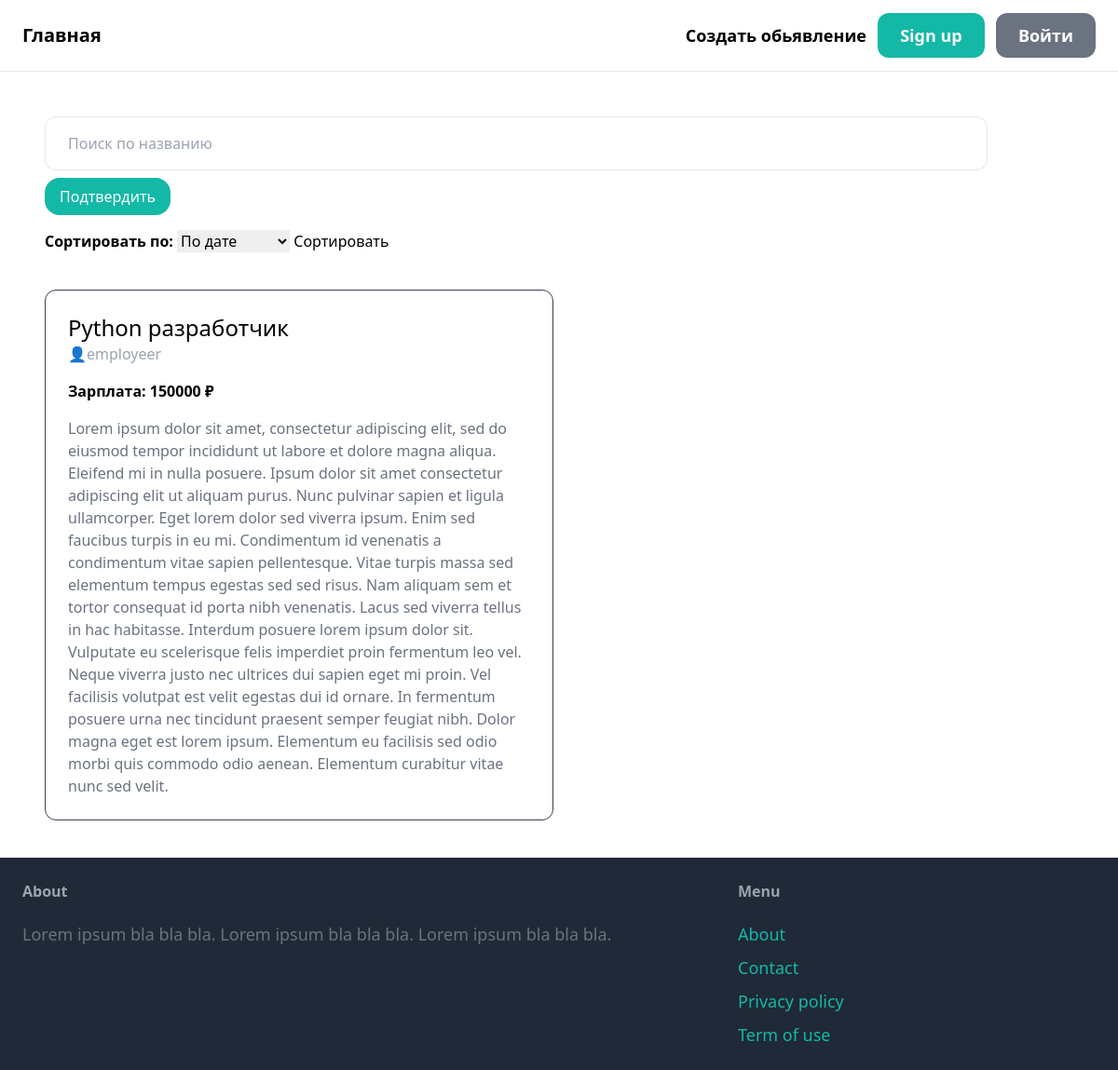
The page / on the database its author committed.
### main/models.py (models this page shows, shortened)
class Offer(models.Model):
    owner = models.ForeignKey(User, on_delete=models.CASCADE, verbose_name="Пользователь", related_name='offers')
    description = models.TextField(max_length=1000, verbose_name="Описание")
    job_title = models.CharField(max_length=50, verbose_name="Должность")
    is_active = models.BooleanField(default=True, null=False)
    is_employer = models.BooleanField(default=False, null=False)
    salary = models.IntegerField(verbose_name="Зарплата")
    date = models.DateTimeField(auto_now_add=True)
    class Meta:
        verbose_name = "Обьявление"
        verbose_name_plural = "Обьявления"

### main/views.py (the view)
# urls.py: urlpatterns = [path('', MainView.as_view(), name='main'),
class MainView(View):
    def get(self, request):
        offers = Offer.objects.filter(is_active=True)
        return render(request, 'main/main.html', {'offers': offers})

### templates/main/main.html (shortened to what this page needs)
{% extends "base.html" %}
{% block content %}
<div class="px-6 py-6">
    <form action="{% url 'search' %}" method="post">
        <input type="search" name="search" placeholder="Поиск по названию"
               class="w-11/12 py-4 px-6 rounded-xl border mb-2 text-gray-500">
        <button type="submit" class="py-2 px-4 rounded-2xl bg-teal-500 text-white hover:bg-teal-700">Подтвердить</button>
    </form>
    <form action="{% url 'sorting' %}" method="post">
        <label class="font-semibold mb-4 text-black-900">Сортировать по: </label>
        <select name="sorting">
            <option value="date">По дате</option>
        </select>
        <button type="submit">Сортировать</button>
    </form>
</div>
<div class="px-6 mb-4 grid grid-cols-2 gap-3">
    {% for offer in offers %}
    <div>
        <a href="{% url 'offer_detail' offer.id %}">
            <div class="border border-gray-700 p-6 bg-white rounded-xl hover:bg-teal-200">
                <h1 class="text-2xl">{{ offer.job_title }}</h1>
                <p class="text-gray-400 mb-4">👤{{ offer.owner.username }}</p>
                <h2 class="text-black-500 font-semibold mb-4">Зарплата: {{ offer.salary }} ₽</h2>
                <p class="text-gray-500">{{ offer.description }}</p>
            </div>
        </a>
    </div>
    {% endfor %}
</div>
{% endblock %}

### rows shown on the page
Offer: job_title "Python разработчик", owner.username "employeer", salary "150000", description "Lorem ipsum dolor sit amet, consectetur adipiscing elit, sed do eiusmod tempor incididunt ut labore et dolore magna aliqua. Eleifend mi in nulla posuere. Ipsum dolor sit amet consectetur adipiscing elit ut aliquam purus. Nunc pulvinar sapien et ligula ullamcorper. Eget lorem dolor sed viverra ipsum. Enim sed faucibus turpis in eu mi. Condimentum id venenatis a condimentum vitae sapien pellentesque. Vitae turpis massa sed elementum tempus egestas sed sed risus. Nam aliquam sem et tortor consequat id porta nibh venenatis. Lacus sed viverra tellus in hac habitasse. Interdum posuere lorem ipsum dolor sit. Vulputate eu scelerisque felis imperdiet proin fermentum leo vel. Neque viverra justo nec…"
